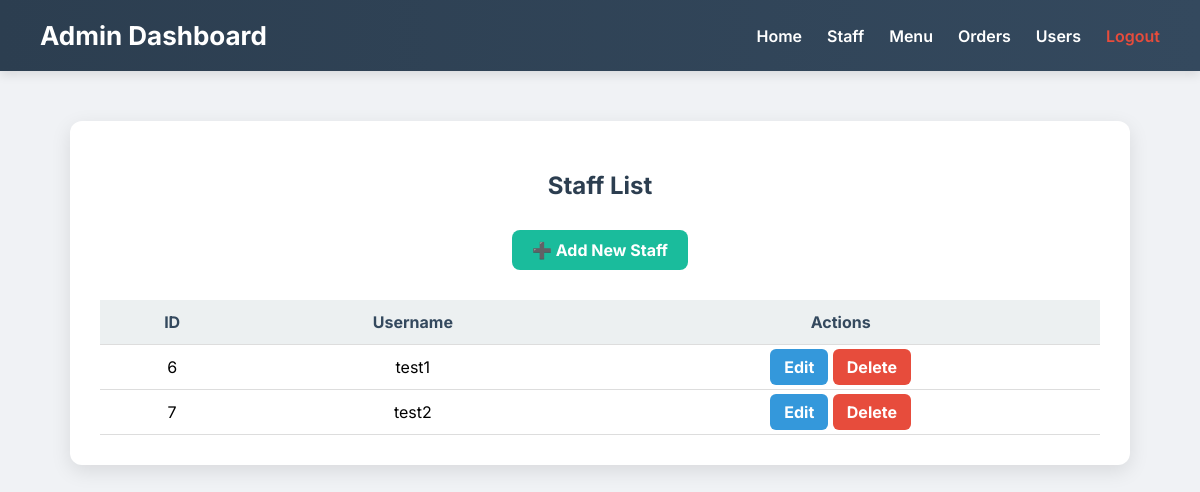
Before: /staff_list.php with the older database file.
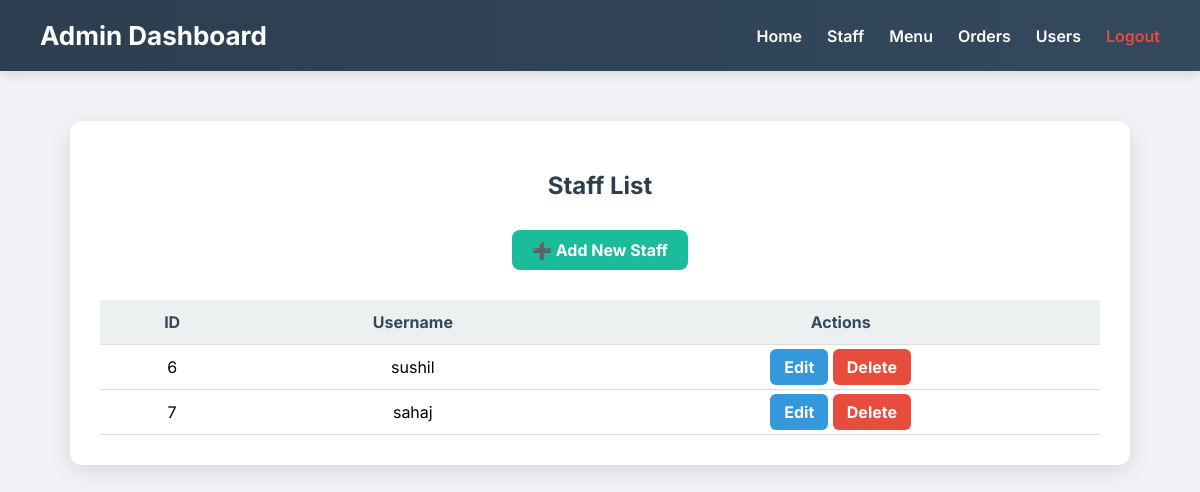
After: the same page with the newer database file.
### tables this page shows
CREATE TABLE `users` (
  `id` int(11) NOT NULL,
  `username` varchar(50) NOT NULL,
  `password` varchar(255) NOT NULL,
  `role` enum('admin','staff','user') DEFAULT 'user'
);

### staff_list.php (the view, shortened to what this page needs)
<?php
include 'db_connect.php';
$stmt = $conn->prepare("SELECT * FROM users WHERE role = 'staff'");
$stmt->execute();
$staffList = $stmt->fetchAll(PDO::FETCH_ASSOC);
?>
<!DOCTYPE html>
<html lang="en">
<head>
</head>
<body>
     <div class="navbar">
    <h1>Admin Dashboard</h1>
    <ul>
        <li> <a href="admin_dashboard.php">Home</a></li>
        <li><a href="manage_staff.php">Staff</a></li>
        <li><a href="manage_menu.php">Menu</a></li>
        <li><a href="view_orders.php">Orders</a></li>
        <li><a href="manage_users.php">Users</a></li>
        <li><a class="logout" href="logout.php">Logout</a></li>
    </ul>
</div>
<div class="container">
    <h2>Staff List</h2>
    <a href="add_staff.php" class="add-button">➕ Add New Staff</a>
    <table>
        <thead>
            <tr>
                <th>ID</th>
                <th>Username</th>
                <th>Actions</th>
            </tr>
        </thead>
        <tbody>
            <?php if (count($staffList) > 0): ?>
                <?php foreach ($staffList as $staff): ?>
                    <tr>
                        <td><?= htmlspecialchars($staff['id']) ?></td>
                        <td><?= htmlspecialchars($staff['username']) ?></td>
                        <td>
                            <a href="edit_staff.php?id=<?= $staff['id'] ?>" class="button edit">Edit</a>
                            <a href="delete_staff.php?id=<?= $staff['id'] ?>" class="button delete" onclick="return confirm('Are you sure you want to delete this staff member?');">Delete</a>
                        </td>
                    </tr>
                <?php endforeach; ?>
            <?php else: ?>
                <tr>
                    <td colspan="3">No staff members found.</td>
                </tr>
            <?php endif; ?>
        </tbody>
    </table>
</div>
</body>
</html>

Changed rows visible on the page:
changed users id 6: username "test1" → "sushil"
changed users id 7: username "test2" → "sahaj"
